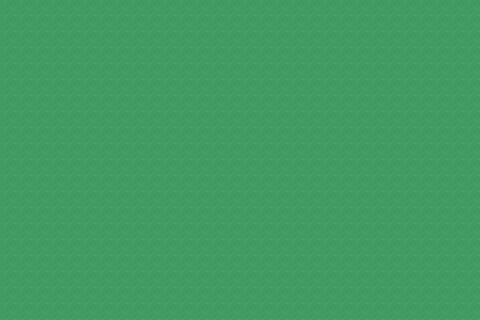

A level layout from a 2D game, rendered from its tile map. Below: a short description, then the map file with its tile-grid data intact:
An orthogonal 30x20 tile map with 16x16 px tiles, 1 tile layer (Tile Layer 1).

<map version="1.9" tiledversion="1.9.0" orientation="orthogonal" renderorder="right-down" width="30" height="20" tilewidth="16" tileheight="16" infinite="0" nextlayerid="3" nextobjectid="1">
 <tileset firstgid="1" source="roguelikecity_magenta.tsx" />
 <layer id="1" name="Tile Layer 1" width="30" height="20">
  <data encoding="csv">
929,929,929,929,929,929,929,929,929,929,929,929,929,929,929,929,929,929,929,929,929,929,929,929,929,929,929,929,929,929,
929,929,929,929,929,929,929,929,929,929,929,929,929,929,929,929,929,929,929,929,929,929,929,929,929,929,929,929,929,929,
929,929,929,929,929,929,929,929,929,929,929,929,929,929,929,929,929,929,929,929,929,929,929,929,929,929,929,929,929,929,
929,929,929,929,929,929,929,929,929,929,929,929,929,929,929,929,929,929,929,929,929,929,929,929,929,929,929,929,929,929,
929,929,929,929,929,929,929,929,929,929,929,929,929,929,929,929,929,929,929,929,929,929,929,929,929,929,929,929,929,929,
929,929,929,929,929,929,929,929,929,929,929,929,929,929,929,929,929,929,929,929,929,929,929,929,929,929,929,929,929,929,
929,929,929,929,929,929,929,929,929,929,929,929,929,929,929,929,929,929,929,929,929,929,929,929,929,929,929,929,929,929,
929,929,929,929,929,929,929,929,929,929,929,929,929,929,929,929,929,929,929,929,929,929,929,929,929,929,929,929,929,929,
929,929,929,929,929,929,929,929,929,929,929,929,929,929,929,929,929,929,929,929,929,929,929,929,929,929,929,929,929,929,
929,929,929,929,929,929,929,929,929,929,929,929,929,929,929,929,929,929,929,929,929,929,929,929,929,929,929,929,929,929,
929,929,929,929,929,929,929,929,929,929,929,929,929,929,929,929,929,929,929,929,929,929,929,929,929,929,929,929,929,929,
929,929,929,929,929,929,929,929,929,929,929,929,929,929,929,929,929,929,929,929,929,929,929,929,929,929,929,929,929,929,
929,929,929,929,929,929,929,929,929,929,929,929,929,929,929,929,929,929,929,929,929,929,929,929,929,929,929,929,929,929,
929,929,929,929,929,929,929,929,929,929,929,929,929,929,929,929,929,929,929,929,929,929,929,929,929,929,929,929,929,929,
929,929,929,929,929,929,929,929,929,929,929,929,929,929,929,929,929,929,929,929,929,929,929,929,929,929,929,929,929,929,
929,929,929,929,929,929,929,929,929,929,929,929,929,929,929,929,929,929,929,929,929,929,929,929,929,929,929,929,929,929,
929,929,929,929,929,929,929,929,929,929,929,929,929,929,929,929,929,929,929,929,929,929,929,929,929,929,929,929,929,929,
929,929,929,929,929,929,929,929,929,929,929,929,929,929,929,929,929,929,929,929,929,929,929,929,929,929,929,929,929,929,
929,929,929,929,929,929,929,929,929,929,929,929,929,929,929,929,929,929,929,929,929,929,929,929,929,929,929,929,929,929,
929,929,929,929,929,929,929,929,929,929,929,929,929,929,929,929,929,929,929,929,929,929,929,929,929,929,929,929,929,929
</data>
 </layer>
</map>
